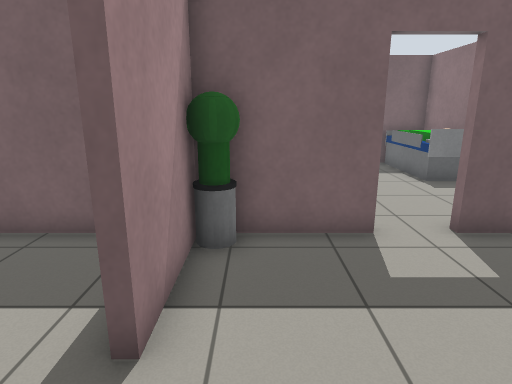
View 1 (above)

17 first-person views from a walk through a world built for the Gazebo simulator. The camera is 1.3 m above the floor, tilts 14° down and sees 75° across. The floor is counted in squares, 0.5 m on a side. Each view is taken from the middle of a square. On the plan, view 1 faces up. The plan holds only what a view shows up to about 20 squares ahead; the rest is blank. The robots in the file are not drawn. Surface patterns are stand-ins for the level's own textures.

View 2
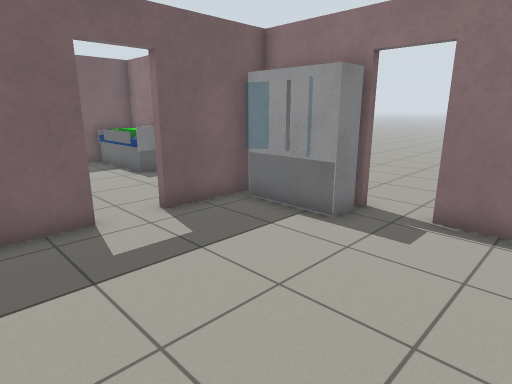

View 3
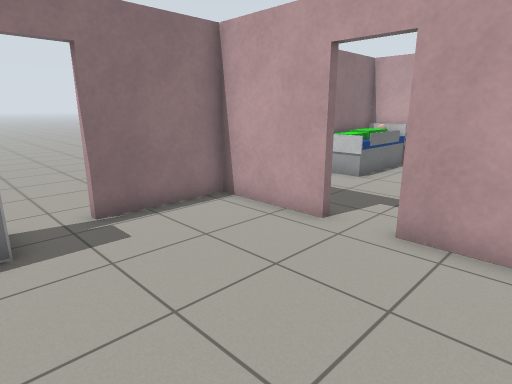

View 4
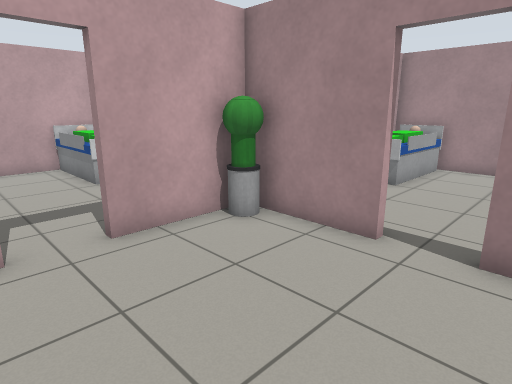

View 5
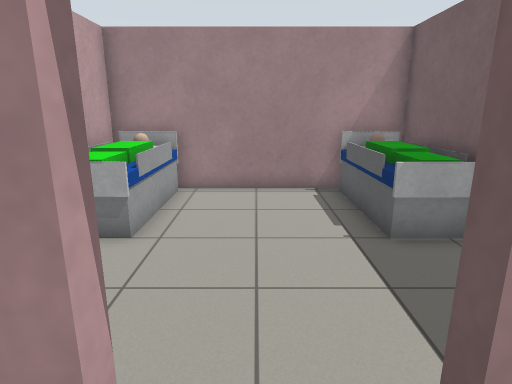

View 6
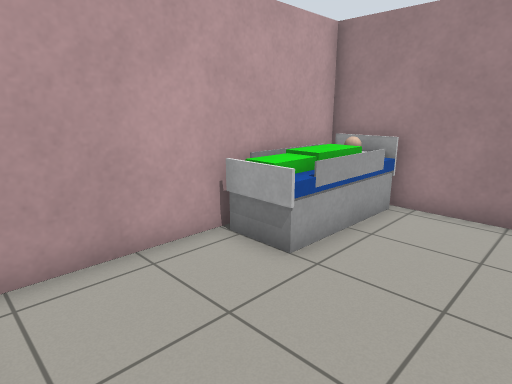

View 7
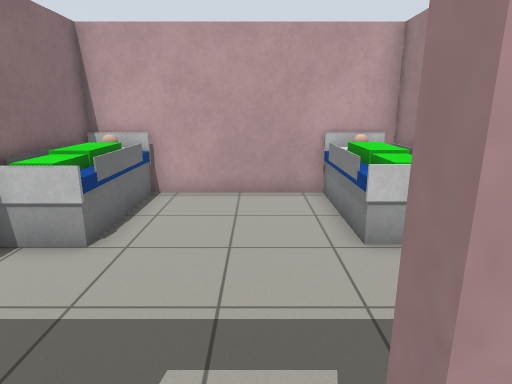

View 8
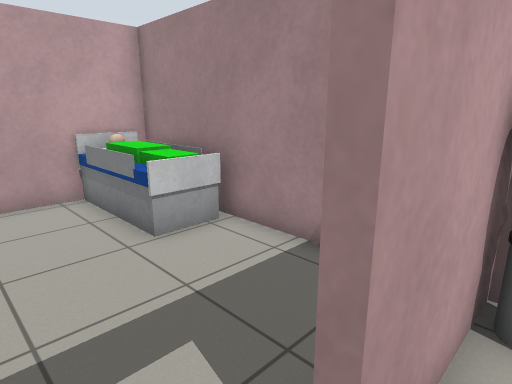

View 9
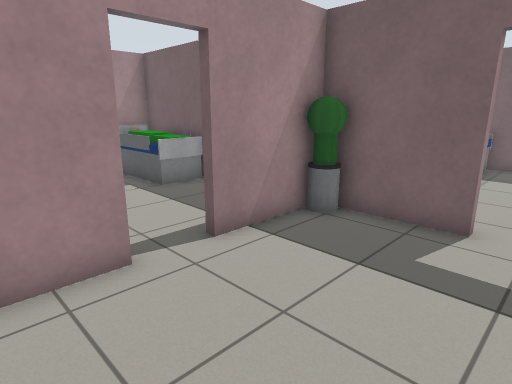

View 10
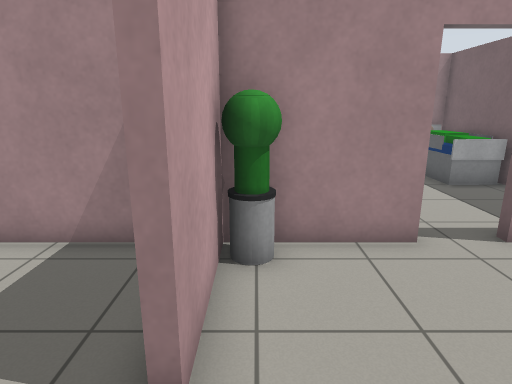

View 11
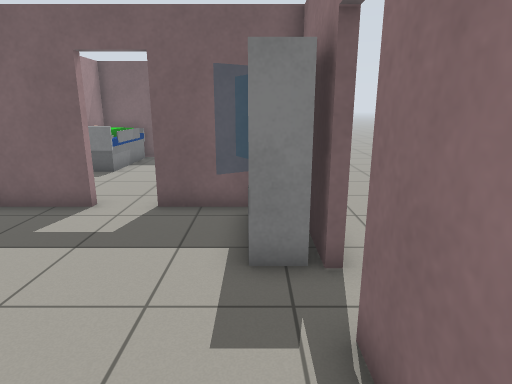

View 12
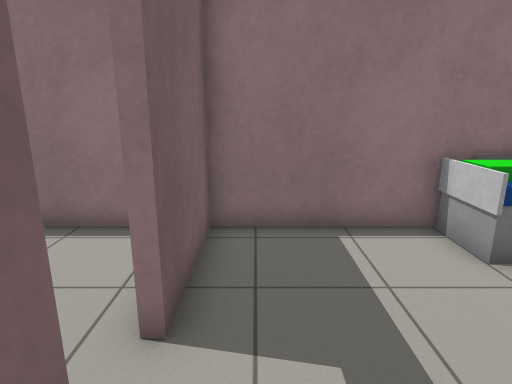

View 13
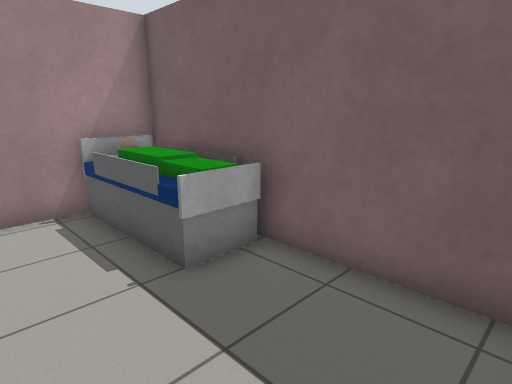

View 14
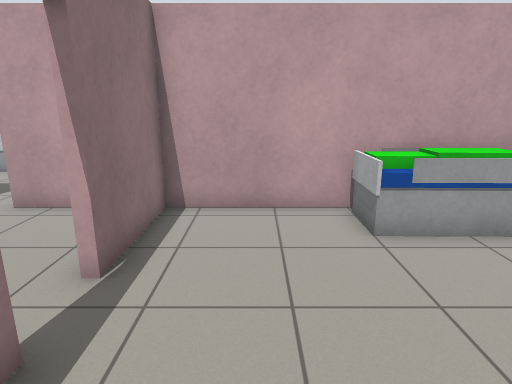

View 15
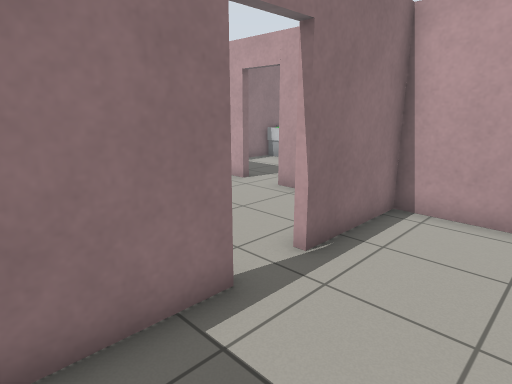

View 16
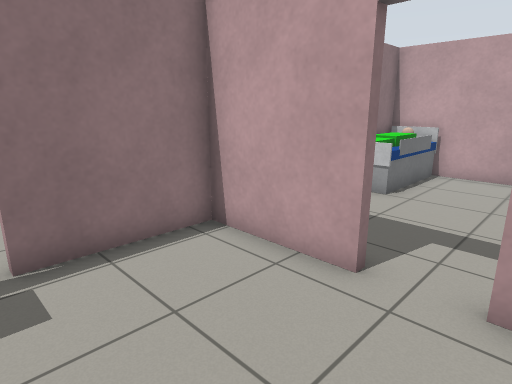

View 17
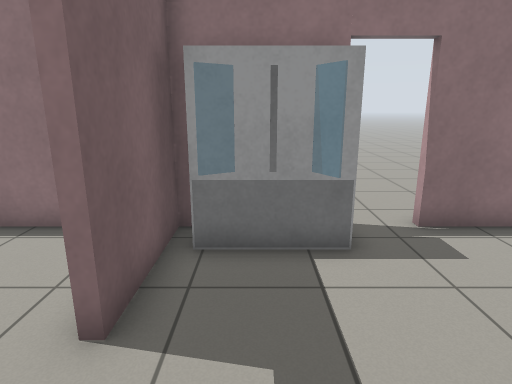

### Floor plan
Points are (right, up) in squares from view 1. A wall is a line through its corners. A room is listed if a view was taken in it or the views show most of it. See-through windows are left out.
Room 1 (views 1, 2, 3, 4, 5, 7, 8, 9, 10, 11, 16, 17)
walls: (-1.2, 1.2) (-1.2, -1.5); (2.6, 6.7) (-1.2, 6.7); (4.2, -2.7) (8.2, -2.7) (8.2, 1.4); (8.2, 3) (8.2, 6.7) (4.4, 6.7); (-1.2, 5.5) (-1.2, 3); (-1.2, -2.7) (2.6, -2.7)
ways out: open door at (-1, 2.5) to room 2; open door at (3.5, -3) to room 3; open door at (3.5, 7); open door at (8, 2.5)
objects: plant (-1, -2) to (0, -2); cabinet (7, 3) to (7, 6)
Room 2 (views 6, 13, 14, 15)
walls: (-1.5, 3) (-1.5, 5.6); (-1.2, -1.5) (-1.2, -2.7); (-2.3, 6.7) (-10.9, 6.7) (-10.9, -2.7) (-1.5, -2.7) (-1.5, 1.2); (-1.2, 6.7) (-1.2, 5.5)
ways out: open door at (-1, 2.5) to room 1
objects: bed (-10, -2) to (-7, -1); bed (-10, 5) to (-7, 6); plant (-1, 6)
Room 3 (view 12)
walls: (1.5, -12.4) (5.5, -12.4); (2.6, -3) (2.1, -3); (8.2, -8.5) (8.2, -3) (4.2, -3); (-1.2, -4.4) (-1.2, -12.4) (-0.4, -12.4)
ways out: open door at (3.5, -3) to room 1
objects: bed (0, -12) to (1, -8); bed (6, -12) to (8, -8)

Where each view was taken, in squares from view 1:
view 1: 0 up, 0 right, facing up
view 2: 1 down, 0 right, facing up-right
view 3: 4 up, 0 right, facing down-right
view 4: 4 up, 5 right, facing down-left
view 5: 2 up, 0 right, facing left
view 6: 3 up, 2 left, facing down-left
view 7: 2 down, 3 right, facing down
view 8: 2 down, 4 right, facing down-left
view 9: 1 down, 4 right, facing up-left
view 10: 2 down, 5 right, facing left
view 11: 2 down, 7 right, facing up
view 12: 4 down, 1 right, facing right
view 13: 2 up, 2 left, facing up-left
view 14: 6 up, 4 left, facing down
view 15: 6 up, 5 left, facing down-right
view 16: 2 up, 2 right, facing down-right
view 17: 5 up, 1 right, facing right
